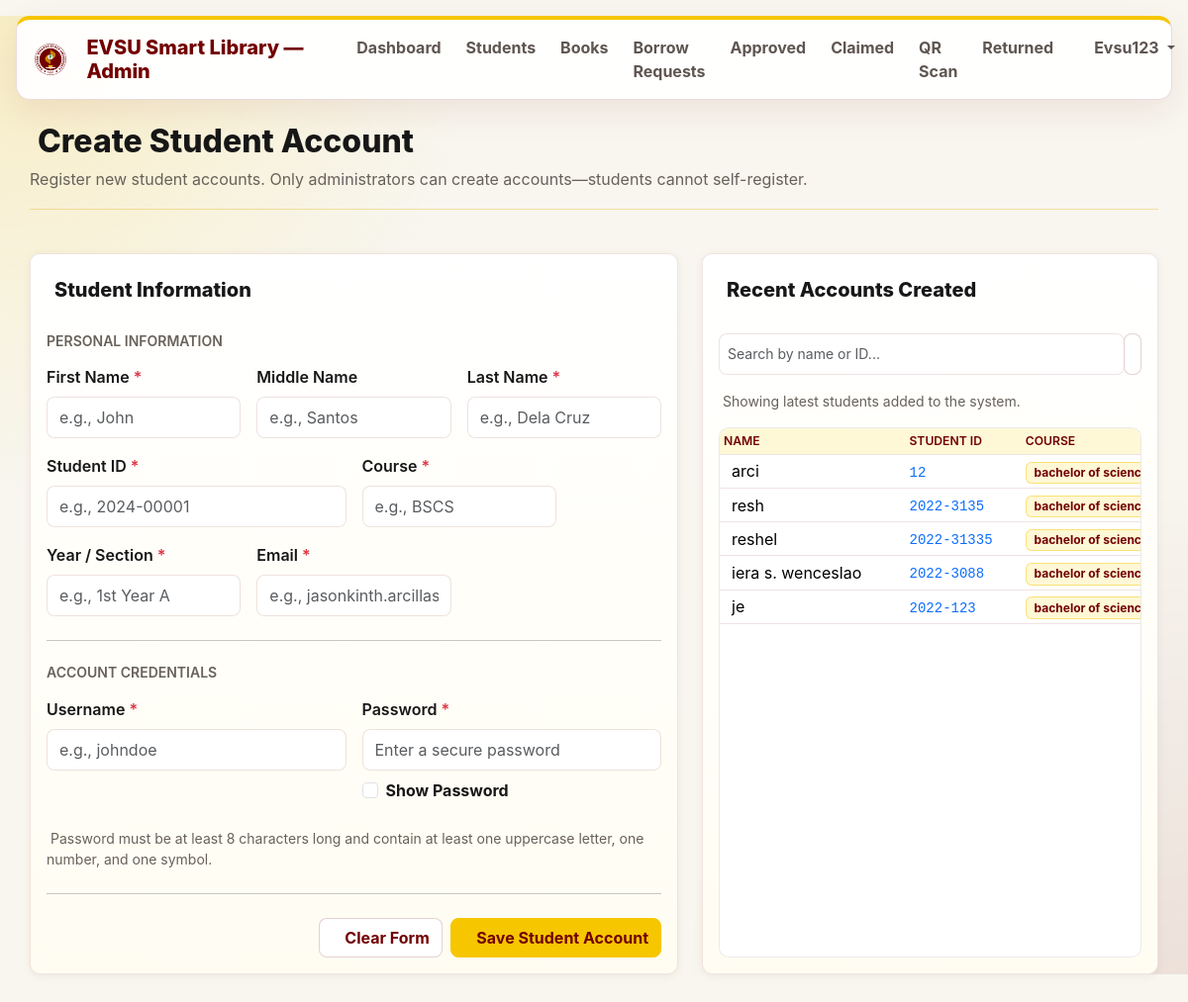
Screenshot of /admin/students_create.php (signed in) with the database file from the repository.
### tables this page shows
CREATE TABLE `students` (
  `id` int(10) UNSIGNED NOT NULL,
  `name` varchar(100) NOT NULL,
  `student_id` varchar(50) NOT NULL,
  `course` varchar(100) NOT NULL,
  `section` varchar(50) NOT NULL,
  `email` varchar(150) NOT NULL,
  `username` varchar(50) NOT NULL,
  `password_hash` varchar(255) NOT NULL,
  `profile_picture` varchar(255) DEFAULT NULL,
  `created_at` timestamp NOT NULL DEFAULT current_timestamp(),
  `updated_at` timestamp NULL DEFAULT NULL ON UPDATE current_timestamp()
);

### includes/password_policy.php (called while the page is built, shortened)
<?php
function smartlibrary_password_policy_message(): string
{
    return 'Password must be at least 8 characters long and contain at least one uppercase letter, one number, and one symbol.';
}

### admin/students_create.php (the view, shortened to what this page needs)
<?php
require_once __DIR__ . '/../config.php';
require_once __DIR__ . '/../includes/admin_layout.php';
require_once __DIR__ . '/../includes/password_policy.php';
$field_errors = [
    'student_id' => '',
    'email' => '',
];
$first_name = '';
$middle_name = '';
$last_name = '';
$student_id = '';
$course = '';
$section = '';
$email = '';
$username = '';
$pdo = $pdo ?? db_connect();
$search_students = trim($_GET['q'] ?? '');
if ($search_students !== '') {
    $like_students = '%' . $search_students . '%';
    $recent_stmt = $pdo->prepare(
        'SELECT name, student_id, course FROM students WHERE name LIKE :q OR student_id LIKE :q ORDER BY created_at DESC LIMIT 50'
    );
    $recent_stmt->execute([':q' => $like_students]);
} else {
    $recent_stmt = $pdo->prepare(
        'SELECT name, student_id, course FROM students ORDER BY created_at DESC LIMIT 15'
    );
    $recent_stmt->execute();
}
$recent_students = $recent_stmt->fetchAll(PDO::FETCH_ASSOC);
?>
<div class="row mb-4">
    <div class="col-12">
        <div class="sl-page-header">
            <h2 class="mb-1">
                <i class="bi bi-person-plus me-2"></i>Create Student Account
            </h2>
            <p class="text-muted mb-0">
                Register new student accounts. Only administrators can create accounts—students cannot self-register.
            </p>
        </div>
    </div>
</div>
        <div class="row g-4">
    <div class="col-12 col-md-7">
        <div class="card sl-card h-100 shadow-sm">
            <div class="card-header bg-light border-bottom-0 pt-4 pb-3">
                <h5 class="card-title fw-semibold mb-0">
                    <i class="bi bi-form-check text-primary me-2"></i>Student Information
                </h5>
            </div>
            <div class="card-body">
                <form method="post" novalidate>
                    <div class="mb-4">
                        <h6 class="text-uppercase text-muted fw-semibold small mb-3">Personal Information</h6>
                        <div class="row g-3">
                            <div class="col-md-4">
                                <label for="first_name" class="form-label fw-semibold">First Name <span class="text-danger">*</span></label>
                                <input
                                    type="text"
                                    class="form-control"
                                    id="first_name"
                                    name="first_name"
                                    placeholder="e.g., John"
                                    value="<?php echo htmlspecialchars($first_name, ENT_QUOTES, 'UTF-8'); ?>"
                                    required
                                >
                            </div>
                            <div class="col-md-4">
                                <label for="middle_name" class="form-label fw-semibold">Middle Name</label>
                                <input
                                    type="text"
                                    class="form-control"
                                    id="middle_name"
                                    name="middle_name"
                                    placeholder="e.g., Santos"
                                    value="<?php echo htmlspecialchars($middle_name, ENT_QUOTES, 'UTF-8'); ?>"
                                >
                            </div>
                            <div class="col-md-4">
                                <label for="last_name" class="form-label fw-semibold">Last Name <span class="text-danger">*</span></label>
                                <input
                                    type="text"
                                    class="form-control"
                                    id="last_name"
                                    name="last_name"
                                    placeholder="e.g., Dela Cruz"
                                    value="<?php echo htmlspecialchars($last_name, ENT_QUOTES, 'UTF-8'); ?>"
                                    required
                                >
                            </div>
                            <div class="col-md-6">
                                <label for="student_id" class="form-label fw-semibold">Student ID <span class="text-danger">*</span></label>
                                <input
                                    type="text"
                                    class="form-control<?php echo $field_errors['student_id'] ? ' is-invalid' : ''; ?>"
                                    id="student_id"
                                    name="student_id"
                                    placeholder="e.g., 2024-00001"
                                    pattern="^[A-Za-z0-9]{4}-[A-Za-z0-9]{5}$"
                                    title="Use the format xxxx-xxxxx, for example 2024-00001"
                                    value="<?php echo htmlspecialchars($student_id, ENT_QUOTES, 'UTF-8'); ?>"
                                    required
                                >
                            </div>
                            <div class="col-md-4">
                                <label for="course" class="form-label fw-semibold">Course <span class="text-danger">*</span></label>
                                <input
                                    type="text"
                                    class="form-control"
                                    id="course"
                                    name="course"
                                    placeholder="e.g., BSCS"
                                    value="<?php echo htmlspecialchars($course, ENT_QUOTES, 'UTF-8'); ?>"
                                    required
                                >
                            </div>
                            <div class="col-md-4">
                                <label for="section" class="form-label fw-semibold">Year / Section <span class="text-danger">*</span></label>
                                <input
                                    type="text"
                                    class="form-control"
                                    id="section"
                                    name="section"
                                    placeholder="e.g., 1st Year A"
                                    value="<?php echo htmlspecialchars($section, ENT_QUOTES, 'UTF-8'); ?>"
                                    required
                                >
                            </div>
                            <div class="col-md-4">
                                <label for="email" class="form-label fw-semibold">Email <span class="text-danger">*</span></label>
                                <input
                                    type="email"
                                    class="form-control<?php echo $field_errors['email'] ? ' is-invalid' : ''; ?>"
                                    id="email"
                                    name="email"
                                    placeholder="e.g., jasonkinth.arcillas@evsu.edu.ph"
                                    pattern="^[A-Za-z0-9._%+\-]+@evsu\.edu\.ph$"
                                    title="Use an EVSU email address, for example jasonkinth.arcillas@evsu.edu.ph"
                                    value="<?php echo htmlspecialchars($email, ENT_QUOTES, 'UTF-8'); ?>"
                                    required
                                >
                            </div>
                        </div>
                    </div>
                    <hr class="my-4">
                    <div class="mb-4">
                        <h6 class="text-uppercase text-muted fw-semibold small mb-3">Account Credentials</h6>
                        <div class="row g-3">
                            <div class="col-md-6">
                                <label for="username" class="form-label fw-semibold">Username <span class="text-danger">*</span></label>
                                <input
                                    type="text"
                                    class="form-control"
                                    id="username"
                                    name="username"
                                    placeholder="e.g., johndoe"
                                    value="<?php echo htmlspecialchars($username, ENT_QUOTES, 'UTF-8'); ?>"
                                    required
                                >
                            </div>
                            <div class="col-md-6">
                                <label for="password" class="form-label fw-semibold">Password <span class="text-danger">*</span></label>
                                <div class="input-group">
                                    <input
                                        type="password"
                                        class="form-control"
                                        id="password"
                                        name="password"
                                        placeholder="Enter a secure password"
                                        minlength="8"
                                        pattern="(?=.*[A-Z])(?=.*[0-9])(?=.*[^A-Za-z0-9]).{8,}"
                                        title="<?php echo htmlspecialchars(smartlibrary_password_policy_message(), ENT_QUOTES, 'UTF-8'); ?>"
                                        required
                                    >
                                </div>
                                <div class="form-check mt-2">
                                    <input type="checkbox" class="form-check-input" id="showPasswordCheck" onclick="myFunction()">
                                    <label class="form-check-label" for="showPasswordCheck">
                                        Show Password
                                    </label>
                                </div>
                            </div>
                            <div class="col-12">
                                <small class="text-muted d-block mt-2">
                                    <?php echo htmlspecialchars(smartlibrary_password_policy_message(), ENT_QUOTES, 'UTF-8'); ?>
                                </small>
                            </div>
                        </div>
                    </div>
                    <hr class="my-4">
                    <div class="d-flex gap-2 justify-content-end">
                        <button type="reset" class="btn btn-outline-secondary">
                            <i class="bi bi-arrow-clockwise me-2"></i>Clear Form
                        </button>
                        <button type="submit" class="btn btn-sl-primary">
                            <i class="bi bi-check-lg me-2"></i>Save Student Account
                        </button>
                    </div>
                </form>
            </div>
        </div>
    </div>
    <div class="col-12 col-md-5">
        <div class="card sl-card h-100 shadow-sm">
            <div class="card-header bg-light border-bottom-0 pt-4 pb-3">
                <h5 class="card-title fw-semibold mb-0">
                    <i class="bi bi-clock-history text-secondary me-2"></i>Recent Accounts Created
                </h5>
            </div>
            <div class="card-body d-flex flex-column">
                <form method="get" action="<?php echo BASE_URL; ?>/admin/students_create.php" class="mb-3">
                    <div class="input-group input-group-sm">
                        <input
                            type="search"
                            class="form-control"
                            name="q"
                            placeholder="Search by name or ID..."
                            value="<?php echo htmlspecialchars($search_students, ENT_QUOTES, 'UTF-8'); ?>"
                            aria-label="Search students"
                        >
                        <button type="submit" class="btn btn-outline-secondary" title="Search">
                        </button>
                    </div>
                </form>
                <p class="text-muted small mb-3">
                    Showing latest students added to the system.
                </p>
                <div class="table-responsive flex-grow-1">
                    <table class="table table-sm table-hover align-middle mb-0">
                        <thead class="table-light">
                            <tr>
                                <th class="fw-semibold">Name</th>
                                <th class="fw-semibold">Student ID</th>
                                <th class="fw-semibold">Course</th>
                            </tr>
                        </thead>
                        <tbody>
                            <?php if ($recent_students): ?>
                                <?php foreach ($recent_students as $s): ?>
                                    <tr>
                                        <td>
                                            <?php echo htmlspecialchars($s['name'], ENT_QUOTES, 'UTF-8'); ?>
                                        </td>
                                        <td><code class="text-primary"><?php echo htmlspecialchars($s['student_id'], ENT_QUOTES, 'UTF-8'); ?></code></td>
                                        <td><span class="badge bg-light text-dark"><?php echo htmlspecialchars($s['course'], ENT_QUOTES, 'UTF-8'); ?></span></td>
                                    </tr>
                                <?php endforeach; ?>
                            <?php endif; ?>
                        </tbody>
                    </table>
                </div>
            </div>
        </div>
    </div>
</div>

### assets/css/responsive.css (style rules this page uses)
:root { --sl-surface: #ffffff; --sl-page-bg: #f6f7fb; --sl-border: rgba(15, 23, 42, 0.1); --sl-shadow-sm: 0 8px 20px rgba(15, 23, 42, 0.08); --sl-shadow-md: 0 14px 34px rgba(15, 23, 42, 0.1); --sl-radius: 10px; --sl-radius-sm: 8px; }
html { min-width: 0; text-size-adjust: 100%; -webkit-text-size-adjust: 100%; }
body { overflow-x: hidden; min-width: 320px; background-color: var(--sl-page-bg); color: #1f2937; line-height: 1.5; }
a, button, .btn, .nav-link, .dropdown-item, .card, .form-control, .form-select { transition: color 0.18s ease, background-color 0.18s ease, border-color 0.18s ease, box-shadow 0.18s ease, transform 0.18s ease; }
* { letter-spacing: 0 !important; }
.sl-card, .card, .alert, .modal-content { max-width: 100%; border-radius: var(--sl-radius); }
.card-body, .modal-body, .modal-header, .modal-footer { min-width: 0; }
.row > * { min-width: 0; }
.sl-card, .card { border: 1px solid var(--sl-border); box-shadow: var(--sl-shadow-sm); }
.sl-page-header, [class*="-hero"] { overflow-wrap: anywhere; }
.sl-page-header h1, .sl-page-header h2, .sl-page-header h3, [class*="-hero"] h1, [class*="-hero"] h2, [class*="-hero"] h3 { line-height: 1.15; }
.table-responsive { width: 100%; -webkit-overflow-scrolling: touch; scrollbar-width: thin; }
table { overflow-wrap: anywhere; vertical-align: middle; }
.table { margin-bottom: 0; }
.table th, .table td { white-space: normal; }
.table-responsive > .table { min-width: 680px; }
.table thead th { vertical-align: middle; }
.btn, .form-control, .form-select, .input-group-text { min-height: 42px; }
.btn { display: inline-flex; align-items: center; justify-content: center; gap: 0.35rem; white-space: normal; border-radius: var(--sl-radius-sm); font-weight: 600; text-align: center; overflow-wrap: anywhere; }
.input-group { min-width: 0; }
.input-group > .form-control, .input-group > .form-select { min-width: 8rem; }
.form-control, .form-select, textarea { max-width: 100%; border-radius: var(--sl-radius-sm); }
label, .form-label { overflow-wrap: anywhere; }
.badge, .sl-badge, .notification-badge, code { overflow-wrap: anywhere; }
code { white-space: normal; }

### rows the page displays
students: name "arci", student "12", course "bachelor of…"
students: name "resh", student "2022-3135", course "bachelor of…"
students: name "reshel", student "2022-31335", course "bachelor of…"
students: name "iera s. wenceslao", student "2022-3088", course "bachelor of…"
students: name "je", student "2022-123", course "bachelor of…"

### other values shown
$_SESSION['admin_username'] "Evsu123"
smartlibrary_password_policy_message() "Password must be at least 8 characters long and contain at least one uppercase letter, one number, and one symbol."
